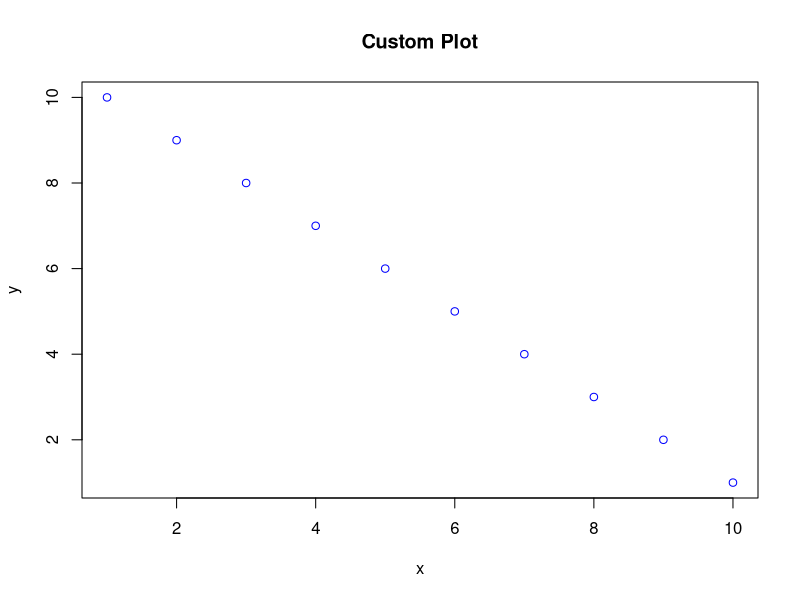

Recreate this plot in R.
flexible_plot <- function(x, y, ...)
    plot(x, y, ...)

flexible_plot(1:10, 10:1, col = "blue", main = "Custom Plot")



